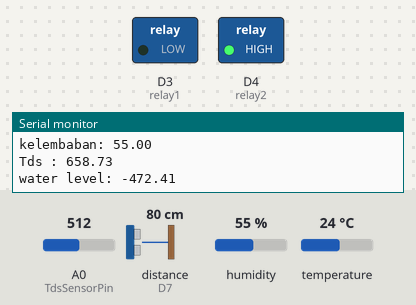
A sketch run on a simulated ESP8266 (NodeMCU). Shown: switched loads named in the sketch (green lamp = pin HIGH), the last lines printed to the serial monitor. Wiring (inferred from the names in the program): ultrasonic range finder: trigger D6; echo D7. Inputs (shaded band) come from the test bench; at power-on: distance to the obstacle (sensor on D7) 80 cm, temperature 24 °C, A0 (TdsSensorPin) = 512, humidity 55 %. The echo pulse lasts 58.3 µs per cm; WiFi joins after 1.5 s; servers stay silent unless stated; pins used as bus, display or sensor lines are not drawn.

Above: at 2.2 s.
2.3 s: distance to the obstacle (sensor on D7) set to 11 cm
4.4 s: distance to the obstacle (sensor on D7) set to 8 cm
6.5 s: temperature set to 29 °C
8.6 s: temperature set to 32 °C
At 11.3 s:
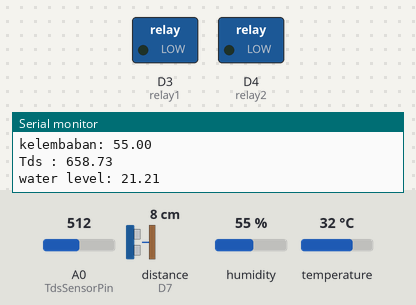
11.6 s: temperature set to 12 °C
At 13.7 s:
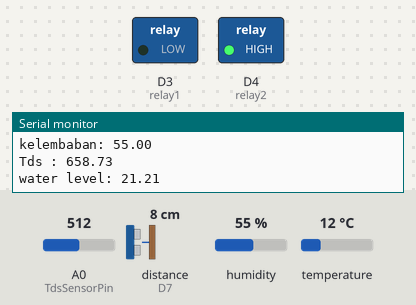
Timing chart, 0 to 15.2 s (numbered marks = the images above; inputs shaded):
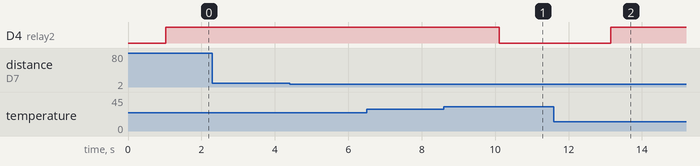

Measured:
- the behaviour switches between 30 and 31 °C on temperature (found by bisection; images 0 and 1)
- after the input at 8.6 s, D4 (relay2): HIGH → LOW after 1.5 s
- after the input at 11.6 s, D4 (relay2): LOW → HIGH after 1.5 s

The sketch:

hidro_rev_nov_3.ino
```cpp
#include <DHT.h>
#include <ESP8266WiFi.h>
#include <SocketIoClient.h>
#include <EEPROM.h>
#include <GravityTDS.h>

SocketIoClient socket; // socket io
GravityTDS gravityTds; //tds

//Setup Global Variable
String id = "1471984882";
bool IsConnect = false;

//Variable kalibrasi
float currWl = 0.0;
int nilaiToleransiWl = 12;

//Variable automatisasi
bool Mode_Prototype = true;
bool RelayStatus1 = false;
int modesekarang = 1;

bool RelayStatus2 = false;

int NilaiWl = 29;
int NilaiTemp = 31;

//define your sensors here
#define DHTTYPE DHT11
#define trigPin D6
#define echoPin D7
#define dhtPin D8 // ganti jadi d8 D2 dipakek buat RTC nantinya
#define relay1 D3
#define relay2 D4
#define TdsSensorPin A0

DHT dht(dhtPin, DHTTYPE);
float temperature = 25, tdsValue;
long duration;
float distance;
const int max_hight = 14;

// Setting WiFi
char ssid[] = "a";
char pass[] = "123456789";

//Setting Server
// char SocketServer[] = "192.168.43.47";
char SocketServer[] = "192.168.43.132";
int port = 4000;

void setup()
{
  //setup pins and sensor
  pinMode(relay1, OUTPUT);
  pinMode(relay1, HIGH);
  pinMode(relay2, OUTPUT);
  pinMode(relay2, HIGH);

  gravityTds.setPin(TdsSensorPin);
  gravityTds.setAref(3.3);      //reference voltage on ADC, default 5.0V on Arduino UNO
  gravityTds.setAdcRange(1024); //1024 for 10bit ADC; 4096 for 12bit ADC
  gravityTds.begin();

  // pinMode(TdsSensorPin, INPUT);
  pinMode(trigPin, OUTPUT);
  pinMode(echoPin, INPUT);

  dht.begin();

  //setup tombol realtime aplikasi
  SetupRelayAplikasi();

  Serial.begin(115200);

  //Setup WiFi
  WiFi.begin(ssid, pass);
  // while (WiFi.status() != WL_CONNECTED)
  // {
  delay(1000);
  // }
  Serial.println("WiFi connected");
  Serial.println("IP address: ");
  Serial.println(WiFi.localIP());
  Serial.println("");

  socket.begin(SocketServer, port);
  //   RelayStatus1 = false;
  //   RelayStatus2 = false;
  //listener for socket io start

  socket.on("connect", konek);
  socket.on("rwl", RelayWl);
  socket.on("rtemp", RelayTemp);
  socket.on("UbahMode", GantiMode);
  socket.on("NilaiWl", GantiNilaiWl);
  socket.on("NilaiTemp", GantiNilaiTemp);
  socket.on("disconnect", diskonek);

  //listener for socket io end
  if (!RelayStatus1)
  {
    Serial.println("Relay 1 False");
  }
}

void loop()
{
  socket.loop();
  // sensor suhu dan humidity
  float t = dht.readTemperature();
  float h = dht.readHumidity();
  String temp = TangkapNilaiSensor(t);
  String hum = TangkapNilaiSensor(h);

  WaterLv();
  String wlval = TangkapNilaiSensor(distance);
  TdsSensor();
  String tdsVal = TangkapNilaiSensor(tdsValue);

  automatisasi(kalibrasiWl(distance).toFloat(), t); //contoh pemanggilan function otomatisasi nilai float WL, nilai Float Temp

  if (IsConnect)
  {
    //kirim Data Sensor Disini

    KirimSocket("temp", temp);
    KirimSocket("hum", hum);
    KirimSocket("tds", tdsVal);
    KirimSocket("wl", kalibrasiWl(distance));
    //
    //        KirimSocket("temp", String(random(27,28)));
    //        KirimSocket("hum", String(random(66,70)));
    //        KirimSocket("tds", "1000");
    //        KirimSocket("wl", kalibrasiWl(float(random(1,100))));
    // KirimSocket("temp", "27");
    // KirimSocket("hum", String(random(66, 70)));
    // KirimSocket("tds", "1000");
    // KirimSocket("wl", "20");
    //
  }
  else
  {
    Serial.print("temperatur: ");
    Serial.println(temp);
    Serial.print("kelembaban: ");
    Serial.println(hum);
    Serial.print("Tds : ");
    Serial.println(tdsVal);
    Serial.print("water level: ");
    Serial.println(kalibrasiWl(distance));
  }

  delay(1500);
}

void WaterLv()
{
  // sensor ultrasound ketinggian air
  digitalWrite(trigPin, LOW); // Added this line
  delayMicroseconds(2);       // Added this line
  digitalWrite(trigPin, HIGH);

  delayMicroseconds(10); // Added this line
  digitalWrite(trigPin, LOW);
  duration = pulseIn(echoPin, HIGH);
  distance = (duration / 2) / 29.1;
  distance = max_hight - distance;
  distance = (distance / max_hight) * 100;
}

void TdsSensor() // function tds sensor
{

  gravityTds.setTemperature(temperature); // set the temperature and execute temperature compensation
  gravityTds.update();                    //sample and calculate
  tdsValue = gravityTds.getTdsValue();    // then get the value
}

//function automatisasi
void automatisasi(float nilaiWl, float nilaiTemp)
{
  Serial.println(String(RelayStatus1));
  Serial.println(String(RelayStatus2));
  Serial.println(String(Mode_Prototype));

  if (Mode_Prototype)
  {
    modesekarang = 1;
    if (nilaiWl <= NilaiWl)
    {
      if (!RelayStatus1)
      {
        Serial.println("Relay WL true!!\n");
        JalankanRelay("true", "resWl", relay1);
        RelayStatus1 = true;
      }
    }
    else if (nilaiWl > NilaiWl)
    {
      if (RelayStatus1)
      {
        Serial.println("Relay WL false!!\n");
        JalankanRelay("false", "resWl", relay1);
        RelayStatus1 = false;
      }
    }
    if (nilaiTemp >= NilaiTemp)
    {
      if (!RelayStatus2)
      {
        JalankanRelay("true", "resTemp", relay2);
        RelayStatus2 = true;
      }
    }
    else if (nilaiTemp < NilaiTemp)
    {
      if (RelayStatus2)
      {
        JalankanRelay("false", "resTemp", relay2);
        RelayStatus2 = false;
      }
    }
  }
  else
  {
    if (modesekarang == 0)
    {
      if (RelayStatus1)
      {
        Serial.println("Relay False!!\n");
        JalankanRelay("false", "resWl", relay1);
        RelayStatus1 = false;
      }
      if (RelayStatus2)
      {
        Serial.println("Relay False!!\n");
        JalankanRelay("false", "resTemp", relay2);
        RelayStatus1 = false;
      }
    }
    modesekarang = 1;
  }
}

//Function Function Penting Di Bawah

void konek(const char *payload, size_t length)
{
  socket.emit("new user", "\"P1471984882\"");
  Serial.println("Made Socket Connection");
  digitalWrite(relay1, HIGH);
  digitalWrite(relay2, HIGH);
  IsConnect = true;
}

void GantiNilaiWl(const char *payload, size_t length)
{
  String StringN = String(payload);
  NilaiWl = StringN.toInt();
}
void GantiNilaiTemp(const char *payload, size_t length)
{
  String StringN = String(payload);
  NilaiTemp = StringN.toInt();
}

void JalankanRelay(const char *payload, String NamaSocket, uint8_t pin)
{
  String value = String(payload);

  if (value == "true")
  {
    digitalWrite(pin, LOW);
    KirimSocket(NamaSocket, "true");
    Serial.println("its true");
    if (NamaSocket == "resWl")
    {
      RelayStatus1 = true;
    }
    else
    {
      RelayStatus2 = true;
    }
  }
  else
  {
    if (NamaSocket == "resWl")
    {
      RelayStatus1 = false;
    }
    else
    {
      RelayStatus2 = false;
    }
    digitalWrite(pin, HIGH);
    KirimSocket(NamaSocket, "false");
    Serial.println("its false");
  }
}

void RelayWl(const char *payload, size_t length)
{
  Serial.println(payload);
  if (payload == "true")
  {
    RelayStatus1 = true;
  }
  else
  {
    RelayStatus1 = false;
  }

  JalankanRelay(payload, "resWl", relay1);
}

void RelayTemp(const char *payload, size_t length)
{
  Serial.println(payload);
  if (payload == "true")
  {
    RelayStatus2 = true;
  }
  else
  {
    RelayStatus2 = false;
  }

  JalankanRelay(payload, "resTemp", relay2);
}

void RelayHum(const char *payload, size_t length)
{
  Serial.println(payload);
  JalankanRelay(payload, "resHum", relay1);
}

void GantiMode(const char *payload, size_t length)
{
  String value = String(payload);
  String stat;
  bool statz;
  if (value == "true")
  {
    stat = "true";
    statz = true;
  }
  else
  {
    stat = "false";
    statz = false;
    modesekarang = 0;
  }
  KirimSocket("ModeProto", stat);

  Mode_Prototype = statz;
  Serial.println("mode saat ini\n");
  Serial.println(stat);
}

void diskonek(const char *payload, size_t length)
{
  digitalWrite(relay1, HIGH);
  digitalWrite(relay2, HIGH);
  IsConnect = false;
}

void RelayTds(const char *payload, size_t length)
{
  JalankanRelay(payload, "resTds", relay1);
}

void KirimSocket(String nama, String val)
{
  String Data = "{\"_id\":\"" + id + "\",\"_val\":\"" + val + "\"}";
  socket.emit(nama.c_str(), Data.c_str());
}

String TangkapNilaiSensor(float sensor)
{
  char Var[10];
  dtostrf(sensor, 1, 2, Var);
  String hasil = String(Var);
  return hasil;
}

void SetupRelayAplikasi()
{
  String status1;
  String status2;
  String modeP;
  if (!RelayStatus1)
  {
    status1 = "true";
  }
  else
  {
    status1 = "false";
  }

  if (!RelayStatus2)
  {
    status2 = "true";
  }
  else
  {
    status2 = "false";
  }
  if (Mode_Prototype)
  {
    modeP = "true";
  }
  else
  {
    modeP = "false";
  }
  //  KirimSocket("resTemp", status2);
  //  KirimSocket("resWl", status1);
  JalankanRelay(status2.c_str(), "resTemp", relay2);
  JalankanRelay(status1.c_str(), "resWl", relay1);
  KirimSocket("ModeProto", modeP);
}

//kalibrasi sensor Water Level
String kalibrasiWl(float wl)
{
  String hasil;
  if (currWl < 1)
  {
    if (wl < 40)
    {
      currWl = wl;
      hasil = String(wl);
    }
    else
    {
      currWl = 30;
      hasil = "30";
    }
  }
  else
  {
    if (abs(currWl - wl) > nilaiToleransiWl)
    {
      hasil = String(currWl);
    }
    else if (wl < 1)
    {
      hasil = String(currWl);
    }
    else if (wl > 99)
    {
      hasil = String(currWl);
    }
    else
    {
      hasil = String(wl);
      currWl = wl;
    }
  }
  return hasil;
}
```
